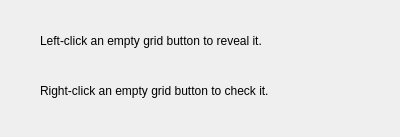
<?xml version="1.0" encoding="UTF-8"?>
<ui version="4.0">
 <class>ControlsDialog</class>
 <widget class="QDialog" name="ControlsDialog">
  <property name="geometry">
   <rect>
    <x>0</x>
    <y>0</y>
    <width>400</width>
    <height>137</height>
   </rect>
  </property>
  <property name="windowTitle">
   <string>Controls</string>
  </property>
  <widget class="QLabel" name="labelLeftClick">
   <property name="geometry">
    <rect>
     <x>40</x>
     <y>30</y>
     <width>321</width>
     <height>21</height>
    </rect>
   </property>
   <property name="text">
    <string>Left-click an empty grid button to reveal it.</string>
   </property>
  </widget>
  <widget class="QLabel" name="labelRigthClick">
   <property name="geometry">
    <rect>
     <x>40</x>
     <y>80</y>
     <width>321</width>
     <height>21</height>
    </rect>
   </property>
   <property name="text">
    <string>Right-click an empty grid button to check it.</string>
   </property>
  </widget>
 </widget>
 <resources/>
 <connections/>
</ui>
